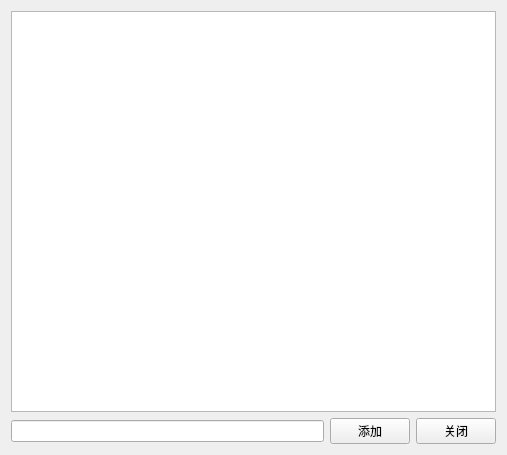
<?xml version="1.0" encoding="UTF-8"?>
<ui version="4.0">
 <class>Whisper</class>
 <widget class="QWidget" name="Whisper">
  <property name="geometry">
   <rect>
    <x>0</x>
    <y>0</y>
    <width>507</width>
    <height>455</height>
   </rect>
  </property>
  <property name="windowTitle">
   <string>Form</string>
  </property>
  <layout class="QGridLayout" name="gridLayout">
   <item row="0" column="0" colspan="3">
    <widget class="QListWidget" name="listWidget"/>
   </item>
   <item row="1" column="0">
    <widget class="QLineEdit" name="lineEdit"/>
   </item>
   <item row="1" column="1">
    <widget class="QPushButton" name="btn_add">
     <property name="text">
      <string>添加</string>
     </property>
    </widget>
   </item>
   <item row="1" column="2">
    <widget class="QPushButton" name="btn_close">
     <property name="text">
      <string>关闭</string>
     </property>
    </widget>
   </item>
  </layout>
 </widget>
 <resources/>
 <connections/>
</ui>
